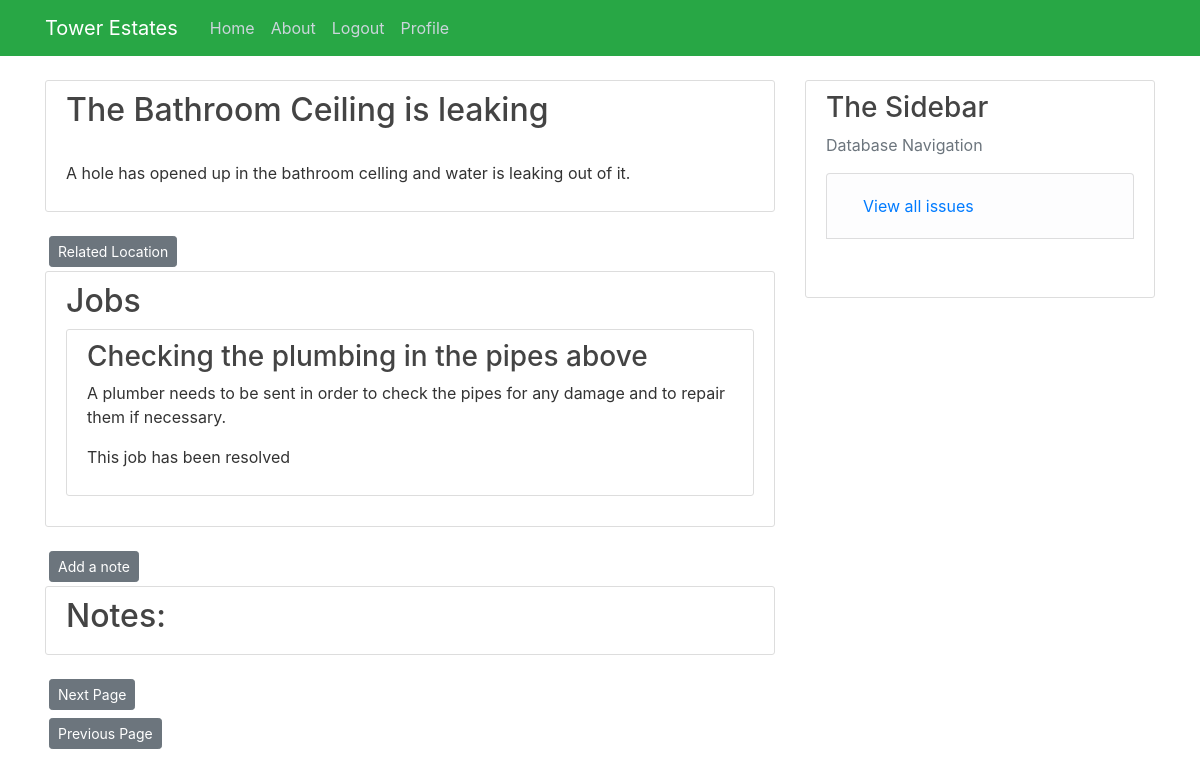
The app's page /Issue_page/1 (signed in) with its own data.
### Tower/models.py (models this page shows, shortened)
class Issue(db.Model):  # Issue table
    issue_id = db.Column(db.Integer, primary_key=True)
    summary = db.Column(db.String(100), nullable=False)
    content = db.Column(db.String(500), nullable=False)
    approved = db.Column(db.Boolean, default=False)
    opened = db.Column(db.DateTime, nullable=False, default=datetime.utcnow())
    closed = db.Column(db.Boolean, default=False)
    property_id = db.Column(db.Integer, db.ForeignKey("properties.property_id"), nullable=False)
    jobs = db.relationship("Jobs", backref="Issue", lazy=True, cascade="all, delete-orphan")
    notes = db.relationship("Issue_Notes", backref="Issue", lazy=True, cascade="all, delete-orphan")

class Jobs(db.Model):  # Jobs table
    job_id = db.Column(db.Integer, primary_key=True)
    summary = db.Column(db.String(100), nullable=False)
    content = db.Column(db.String(500), nullable=False)
    opened = db.Column(db.DateTime, nullable=False, default=datetime.utcnow())
    closed = db.Column(db.Boolean, default=False)
    issue = db.Column(db.Integer, db.ForeignKey("issue.issue_id"), nullable=False)
    quotes = db.relationship("Quotes", backref="Jobs", lazy=True, cascade="all, delete-orphan")
    notes = db.relationship("Jobs_Notes", backref="Jobs", lazy=True, cascade="all, delete-orphan")

### Tower/routes.py (the view)
@app.route("/Issue_page/<int:issue_id>")  # Homepage for issue
@login_required
def Issue_page(issue_id):
    page = request.args.get("page", 1, type=int)
    issue = db.session.query(Issue).filter(Issue.issue_id == issue_id).first()
    place = db.session.query(Properties).filter(Properties.property_id == issue.property_id).first()
    place_url = url_for('Property', property_id=place.property_id)
    jobs = db.session.query(Jobs).filter(Jobs.issue == issue_id).all()
    completed =True  # Checking if all jobs are completed
    for all in jobs:
        if  all.closed == False:
            completed=False
    found_notes = db.session.query(Issue_Notes).filter(Issue_Notes.issue == Issue.issue_id).order_by(
        Issue_Notes.note_id.desc())
    notes = found_notes.paginate(page, per_page=5)
    next_url = url_for("Issue", page=notes.next_num) \
        if notes.has_next else None
    prev_url = url_for("Issue", page=notes.prev_num) \
        if notes.has_prev else None
    create_a_job = url_for("Create_Job", issue_id=issue_id)
    return render_template("Issue.html", title="Issue", issue=issue, notes=notes, next_url=next_url, prev_url=prev_url,
                           create_a_job=create_a_job, jobs=jobs, completed=completed, place=place, place_url=place_url)

### Tower/models.py (called while the page is built)
@login_manager.user_loader
def load_user(user_id):
    return User.query.get(int(user_id))

### Tower/templates/Issue.html (shortened to what this page needs)
{% extends "layout.html" %}
{% block content %}
<div class="content-section">
    <h2> {{issue.summary}}</h2>
    <br>
    <p> {{issue.content}}</p>
</div>
<a class="btn btn-secondary btn-sm m-1" href="{{place_url}}">Related Location</a>
<div class="content-section">
    <h2 class="article-title">Jobs</h2>
    {% for job in jobs %}
        <div class="content-section">
            <a class="article-title" href="{{ url_for('Job', job_id = job.job_id) }}"><h3> {{ job.summary }}</h3></a>
            <p>{{job.content}}</p>
            {% if job.closed == True %}
            <p>This job has been resolved</p>
            {% endif %}
        </div>
    {% endfor %}
</div>
<div>
    <a class="btn btn-secondary btn-sm m-1" href=" {{url_for('Issue_note_page', issue_id=issue.issue_id) }}">Add a note</a>
    <br>
</div>
<div class="content-section">
    <h2 class="article-title">Notes: </h2>
</div>
<div>
    <a class="btn btn-secondary btn-sm m-1" href=" {{next_url}}">Next Page</a>
</div>
<div>
    <a class="btn btn-secondary btn-sm m-1" href=" {{prev_url}}">Previous Page</a>
</div>
{% endblock content %}

### Tower/Static/main.css (style rules this page uses)
body { background: #ffffff; color: #333333; margin-top: 5rem; }
h1, h2, h3, h4, h5, h6 { color: #444444; }
.content-section { background: #ffffff; padding: 10px 20px; border: 1px solid #dddddd; border-radius: 3px; margin-bottom: 20px; }
.article-title { color: #444444; }

### records on screen
Issue: summary "The Bathroom Ceiling is leaking", content "A hole has opened up in the bathroom celling and water is leaking out of it."
Jobs: summary "Checking the plumbing in the pipes above", content "A plumber needs to be sent in order to check the pipes for any damage and to repair them if necessary.", closed "This job has been resolved"
